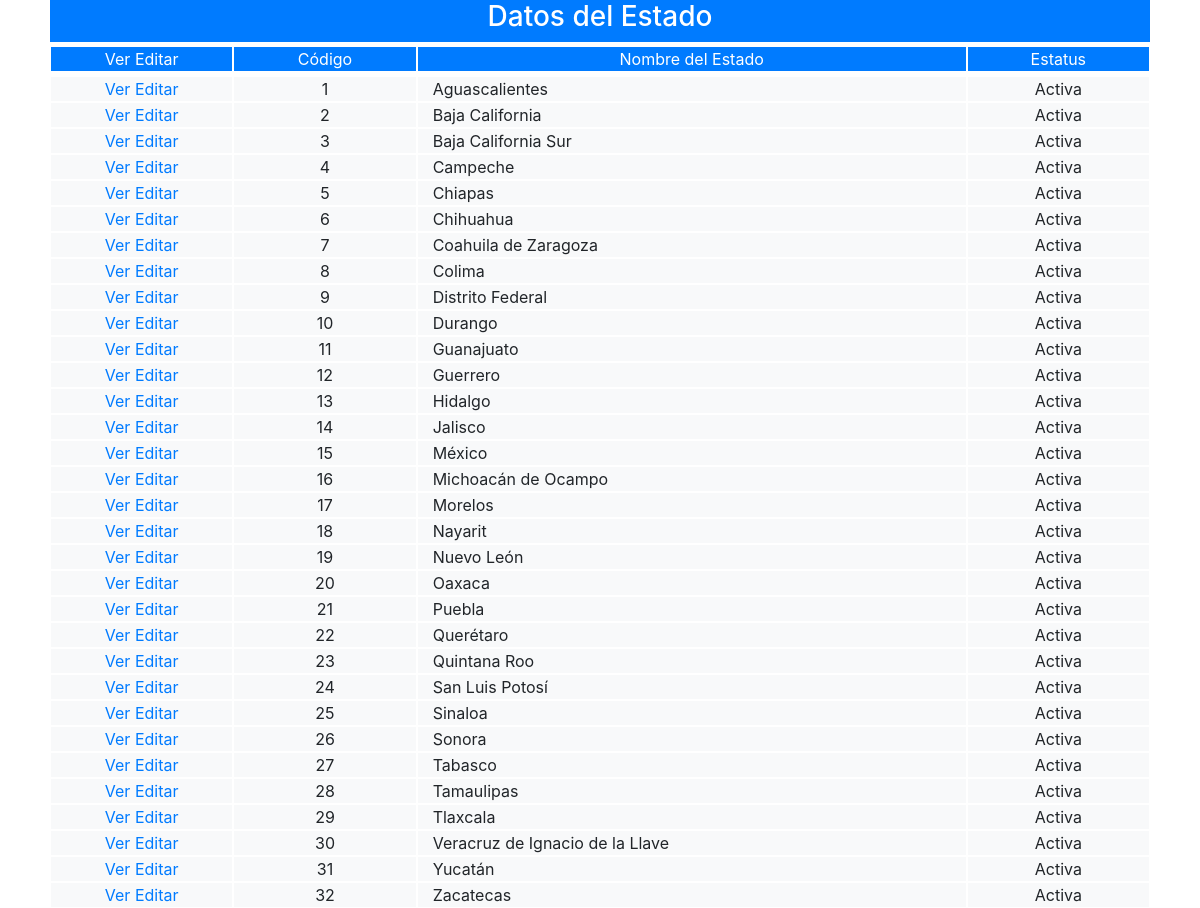
/frontend/pantalla/estado/listar_estado.php, run on the app's committed database.
### tables this page shows
CREATE TABLE IF NOT EXISTS `estado` (
  `cod_est` int(11) NOT NULL AUTO_INCREMENT,
  `nom_est` varchar(35) NOT NULL,
  `est_est` char(1) NOT NULL,
  PRIMARY KEY (`cod_est`)
);

### backend/clase/permiso.class.php (called while the page is built, shortened)
<?php
require_once("utilidad.class.php");
class permiso extends utilidad
{   public $cod_per;
	public function validar_acceso($id_opc,$fky_usuario)
	{
		$sql="select est_per
		      from  permiso
		      where
		      fky_opcion=$id_opc and
		      fky_usuario=$fky_usuario";
		      return $this->ejecutar($sql);
	}
}
?>

### backend/clase/utilidad.class.php (called while the page is built, shortened)
<?php
class utilidad
{
    private $servidor="localhost";
    private $usuario="root";
    private $clave="";
    private $base_datos="febrero";
    public  $mysqli;
   public function conectar(){
   		$this->mysqli = new mysqli($this->servidor, $this->usuario, $this->clave, $this->base_datos);
   }
	public function ejecutar($sql){
		return $this->mysqli->query($sql);
	}
	public function extraer_dato($pun_bds){
		return $pun_bds->fetch_assoc();
	}
}
?>

### backend/clase/estado.class.php (called while the page is built, shortened)
<?php
require_once("utilidad.class.php");
class estado extends utilidad
{
   public function filtrar($cod_est,$nom_est,$est_est){
        $where="where 1=1";
        $filtro1 = ($cod_est!="") ? "and cod_est=$cod_est":"";
        $filtro2 = ($nom_est!="") ? "and nom_est like '%$nom_est%'":"";
        $filtro3 = ($est_est!="") ? "and est_est='$est_est'":"";
        $sql="select * from estado $where $filtro1 $filtro2 $filtro3;";
        return $this->ejecutar($sql);
   }
}
?>

### frontend/pantalla/estado/listar_estado.php (the view, shortened to what this page needs)
<?php
require("../../../backend/clase/estado.class.php");
require("../../../backend/clase/permiso.class.php");
$obj=new estado;
$objPermiso=new permiso;
$permiso=$objPermiso->validar_acceso($opcion=1,$fky_usuario=1,$token=md5("12345"));
$acceso=$objPermiso->extraer_dato($permiso);
if($acceso["est_per"]=="A")
{
?>
<!DOCTYPE html>
<html lang="en">
<head>
	<link rel="stylesheet" href="../../bootstrap-4.0/css/bootstrap.min.css">
</head>
<body>
<form action="listar_estado.php" method="POST">
	<div class="container-fluid">
	<div class="row justify-content-center">
	<div class="col-11 text-center ">
	 <div class="row bg-primary text-white">
	 	 <div class="col-12 text-center">
	  	<h3>Datos del Estado</h3>
	 	 </div>
	  </div>
	  <div class="row mt-1 bg-primary text-white text-center">
	  	<div class="col-md-2 col-12 border border-white">
		  Ver
		  Editar
		</div>
		<div class="col-md-2 col-12  border border-white">
		     <span>Código</span>
		</div>
		<div class="col-md-6 col-12 border border-white ">
		     <span>Nombre del Estado</span>
		</div>
		<div class="col-md-2 col-12 border border-white">
		     <span>Estatus</span>
		</div>
		</div>
	    <div class="row mt-1 justify-content-center bg-light">
		<?php
		$resultado=$obj->filtrar("",$obj->nom_est,"");
		while(($datos=$obj->extraer_dato($resultado))>0){
		?>
		<div class="col-md-2 col-12 border border-white text-center">
		  <a href="<?php echo "ver_estado.php?cod_est=$datos[cod_est]"?>">Ver</a>
		  <a href="<?php echo "modificar_estado.php?cod_est=$datos[cod_est]"?>">Editar</a>
		</div>
		<div class="col-md-2 col-12 border border-white">
		     <span><?php echo $datos['cod_est']; ?></span>
		</div>
		<div class="col-md-6 col-12 border border-white text-left">
		     <span><?php echo $datos['nom_est']; ?></span>
		</div>
		<div class="col-md-2 col-12 border border-white">
		     <span>
		     	<?php echo ($datos['est_est']=="A") ? "Activa":"Inactiva"; ?>
		     </span>
		</div>
		<?php
		}
		?>
	  </div>
	  </div>
	 </div>
	</div>
</form>
</body>
</html>
<?php
}else{
	$obj->mensaje("danger","No tienes permiso de accesar a esta p&aacute;gina");
}
?>

### data on the page
estado: cod_est "1", nom_est "Aguascalientes", est_est "Activa"
estado: cod_est "2", nom_est "Baja California", est_est "Activa"
estado: cod_est "3", nom_est "Baja California Sur", est_est "Activa"
estado: cod_est "4", nom_est "Campeche", est_est "Activa"
estado: cod_est "5", nom_est "Chiapas", est_est "Activa"
estado: cod_est "6", nom_est "Chihuahua", est_est "Activa"
estado: cod_est "7", nom_est "Coahuila de Zaragoza", est_est "Activa"
estado: cod_est "8", nom_est "Colima", est_est "Activa"
estado: cod_est "9", nom_est "Distrito Federal", est_est "Activa"
estado: cod_est "10", nom_est "Durango", est_est "Activa"
estado: cod_est "11", nom_est "Guanajuato", est_est "Activa"
estado: cod_est "12", nom_est "Guerrero", est_est "Activa"
estado: cod_est "13", nom_est "Hidalgo", est_est "Activa"
estado: cod_est "14", nom_est "Jalisco", est_est "Activa"
estado: cod_est "15", nom_est "México", est_est "Activa"
estado: cod_est "16", nom_est "Michoacán de Ocampo", est_est "Activa"
estado: cod_est "17", nom_est "Morelos", est_est "Activa"
estado: cod_est "18", nom_est "Nayarit", est_est "Activa"
estado: cod_est "19", nom_est "Nuevo León", est_est "Activa"
estado: cod_est "20", nom_est "Oaxaca", est_est "Activa"
estado: cod_est "21", nom_est "Puebla", est_est "Activa"
estado: cod_est "22", nom_est "Querétaro", est_est "Activa"
estado: cod_est "23", nom_est "Quintana Roo", est_est "Activa"
estado: cod_est "24", nom_est "San Luis Potosí", est_est "Activa"
estado: cod_est "25", nom_est "Sinaloa", est_est "Activa"
estado: cod_est "26", nom_est "Sonora", est_est "Activa"
estado: cod_est "27", nom_est "Tabasco", est_est "Activa"
estado: cod_est "28", nom_est "Tamaulipas", est_est "Activa"
estado: cod_est "29", nom_est "Tlaxcala", est_est "Activa"
estado: cod_est "30", nom_est "Veracruz de Ignacio de la Llave", est_est "Activa"
estado: cod_est "31", nom_est "Yucatán", est_est "Activa"
estado: cod_est "32", nom_est "Zacatecas", est_est "Activa"
